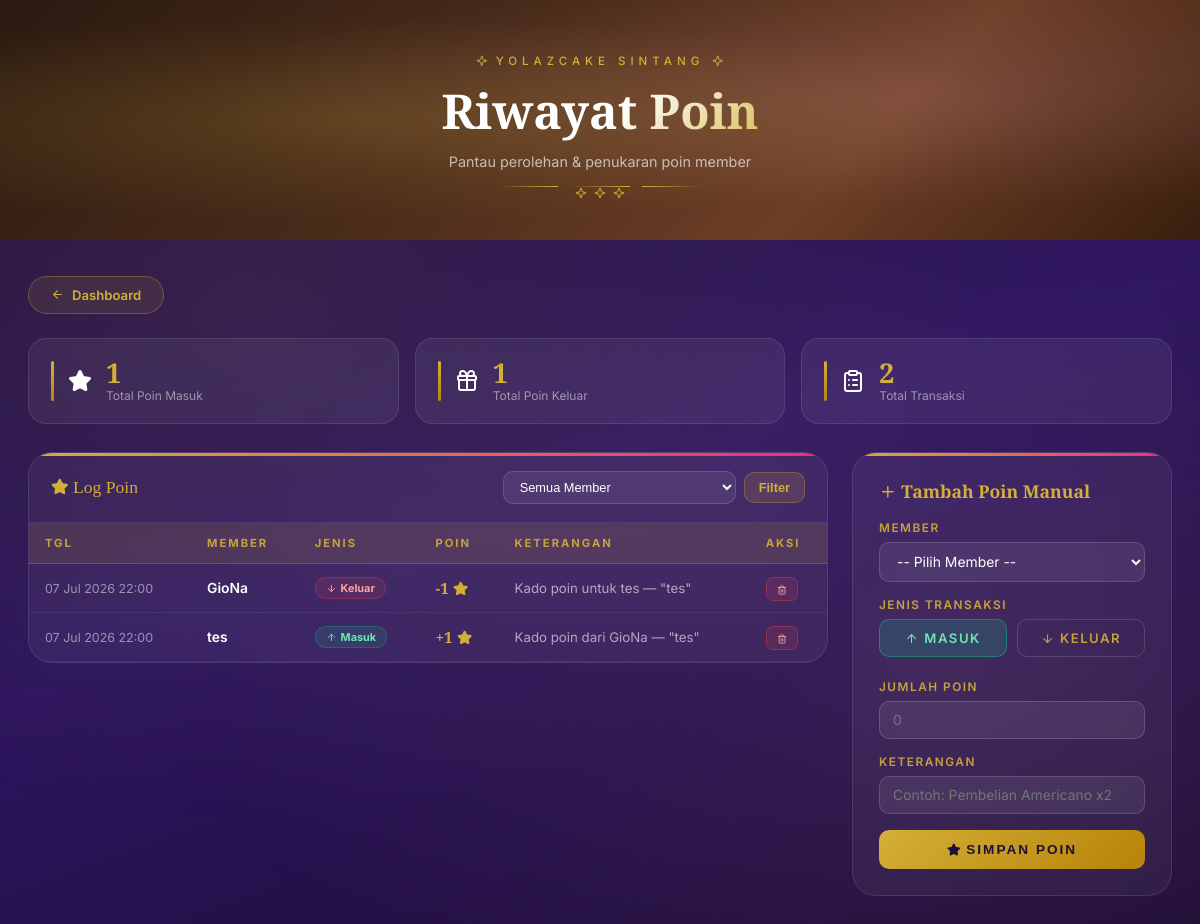
Page /riwayat_poin/riwayat_poin.php (signed in) on the committed database.
### tables this page shows
CREATE TABLE `riwayat_poin` (
  `id_riwayat` int(11) NOT NULL,
  `id_member` int(11) NOT NULL,
  `jenis` enum('Masuk','Keluar') NOT NULL,
  `poin` int(11) NOT NULL,
  `keterangan` varchar(255) DEFAULT NULL,
  `created_at` timestamp NOT NULL DEFAULT current_timestamp()
);

CREATE TABLE `member` (
  `id_member` int(11) NOT NULL,
  `id_user` int(11) DEFAULT NULL,
  `nama` varchar(100) NOT NULL,
  `email` varchar(100) DEFAULT NULL,
  `no_hp` varchar(20) DEFAULT NULL,
  `alamat` text DEFAULT NULL,
  `poin` int(11) DEFAULT 0,
  `streak_saat_ini` int(11) NOT NULL DEFAULT 0,
  `streak_terbaik` int(11) NOT NULL DEFAULT 0,
  `checkin_terakhir` date DEFAULT NULL,
  `created_at` timestamp NOT NULL DEFAULT current_timestamp()
);

### riwayat_poin/riwayat_poin.php (the view, shortened to what this page needs)
<?php
include '../config/koneksi.php';
$filter_member = (int)($_GET['member'] ?? 0);
if($filter_member){
    $stmt = $conn->prepare("SELECT rp.*,m.nama FROM riwayat_poin rp LEFT JOIN member m ON m.id_member=rp.id_member WHERE rp.id_member=? ORDER BY rp.created_at DESC");
    $stmt->bind_param("i", $filter_member);
    $stmt->execute();
    $query = $stmt->get_result();
} else {
    $query = $conn->query("SELECT rp.*,m.nama FROM riwayat_poin rp LEFT JOIN member m ON m.id_member=rp.id_member ORDER BY rp.created_at DESC");
}
$stats = mysqli_fetch_assoc(mysqli_query($conn,"SELECT SUM(CASE WHEN jenis='Masuk' THEN poin ELSE 0 END) as total_masuk, SUM(CASE WHEN jenis='Keluar' THEN poin ELSE 0 END) as total_keluar, COUNT(*) as total FROM riwayat_poin"));
?>
<!DOCTYPE html>
<html lang="id">
<head>
  <link rel="stylesheet" href="../assets/css/lucide-icons.css">
</head>
<body>
<div class="page-hero" id="pageHero">
  <div class="hero-inner">
    <p class="hero-eyebrow"><i data-lucide="sparkle" class="lucide-ic"></i> YOLAZCAKE Sintang <i data-lucide="sparkle" class="lucide-ic"></i></p>
    <h1>Riwayat Poin</h1>
    <p class="hero-sub">Pantau perolehan & penukaran poin member</p>
    <div class="hero-divider"><span></span><span class="diamond"><i data-lucide="sparkle" class="lucide-ic"></i> <i data-lucide="sparkle" class="lucide-ic"></i> <i data-lucide="sparkle" class="lucide-ic"></i></span><span></span></div>
  </div>
</div>
<div class="page-wrapper">
  <a href="../dashboard.php" class="btn-back"><i data-lucide="arrow-left" class="lucide-ic"></i> Dashboard</a>
  <div class="stats-row">
    <div class="stat-card"><span class="stat-icon"><i data-lucide="star" class="lucide-ic lucide-fill"></i></span>
      <div><div class="stat-val"><?= number_format($stats['total_masuk']??0) ?></div><div class="stat-lbl">Total Poin Masuk</div></div></div>
    <div class="stat-card"><span class="stat-icon"><i data-lucide="gift" class="lucide-ic"></i></span>
      <div><div class="stat-val"><?= number_format($stats['total_keluar']??0) ?></div><div class="stat-lbl">Total Poin Keluar</div></div></div>
    <div class="stat-card"><span class="stat-icon"><i data-lucide="clipboard-list" class="lucide-ic"></i></span>
      <div><div class="stat-val"><?= number_format($stats['total']??0) ?></div><div class="stat-lbl">Total Transaksi</div></div></div>
  </div>
  <div class="main-grid">
    <div class="table-card">
      <div class="card-header">
        <span class="card-title"><i data-lucide="star" class="lucide-ic lucide-fill"></i> Log Poin</span>
        <form method="GET" class="filter-row">
          <select name="member" class="filter-sel">
            <option value="">Semua Member</option>
          </select>
          <button type="submit" class="btn-filter">Filter</button>
        </form>
      </div>
      <div style="overflow-x:auto;">
      <table>
        <thead><tr><th>Tgl</th><th>Member</th><th>Jenis</th><th>Poin</th><th>Keterangan</th><th>Aksi</th></tr></thead>
        <tbody>
        <?php $rows=mysqli_num_rows($query); if($rows>0): while($d=mysqli_fetch_assoc($query)): ?>
        <tr>
          <td style="font-size:.78em;color:rgba(255,255,255,.5);white-space:nowrap;"><?= date('d M Y H:i',strtotime($d['created_at'])) ?></td>
          <td class="td-nama"><?= htmlspecialchars($d['nama']??'—') ?></td>
          <td><?php if($d['jenis']==='Masuk'): ?><span class="badge-masuk"><i data-lucide="arrow-up" class="lucide-ic"></i> Masuk</span>
              <?php else: ?><span class="badge-keluar"><i data-lucide="arrow-down" class="lucide-ic"></i> Keluar</span><?php endif; ?></td>
          <td><span class="poin-val"><?= $d['jenis']==='Masuk'?'+':'-' ?><?= number_format($d['poin']) ?> <i data-lucide="star" class="lucide-ic lucide-fill"></i></span></td>
          <td style="color:rgba(255,255,255,.6);font-size:.83em;"><?= htmlspecialchars($d['keterangan']??'—') ?></td>
          <td><a href="?hapus=<?= $d['id_riwayat'] ?>&<?= $filter_member?"member=$filter_member":'' ?>"
               class="btn-hapus-sm" onclick="return confirm('Hapus entri ini? Poin member akan dikembalikan.')"><i data-lucide="trash-2" class="lucide-ic"></i></a></td>
        </tr>
        <?php endwhile; else: ?>
        <tr><td colspan="6"><div class="empty-state">Belum ada riwayat poin</div></td></tr>
        <?php endif; ?>
        </tbody>
      </table>
      </div>
    </div>
    <div class="form-panel">
      <h3><i data-lucide="plus" class="lucide-ic"></i> Tambah Poin Manual</h3>
      <form method="POST">
        <div class="form-group">
          <label>Member</label>
          <select name="id_member" class="inp" required>
            <option value="">-- Pilih Member --</option>
          </select>
        </div>
        <div class="form-group">
          <label>Jenis Transaksi</label>
          <div class="jenis-row">
            <div>
              <label for="jMasuk" class="jenis-label jenis-label-masuk"><i data-lucide="arrow-up" class="lucide-ic"></i> Masuk</label>
            </div>
            <div>
              <label for="jKeluar" class="jenis-label jenis-label-keluar"><i data-lucide="arrow-down" class="lucide-ic"></i> Keluar</label>
            </div>
          </div>
        </div>
        <div class="form-group">
          <label>Jumlah Poin</label>
          <input type="number" name="poin" placeholder="0" min="1" required>
        </div>
        <div class="form-group">
          <label>Keterangan</label>
          <input type="text" name="keterangan" placeholder="Contoh: Pembelian Americano x2">
        </div>
        <button type="submit" name="tambah_poin" class="btn-submit"><i data-lucide="star" class="lucide-ic lucide-fill"></i> Simpan Poin</button>
      </form>
    </div>
  </div>
</div>
</body>
</html>

### rows in the picture
riwayat_poin: created_at "07 Jul 2026 22:00", id_member.nama "GioNa", jenis "Keluar" (drawn), poin "1", keterangan "Kado poin untuk tes — \"tes\""
riwayat_poin: created_at "07 Jul 2026 22:00", id_member.nama "tes", jenis "Masuk" (drawn), poin "1", keterangan "Kado poin dari GioNa — \"tes\""

### other values in the picture
$stats['total_masuk'] "1"
$stats['total_keluar'] "1"
$stats['total'] "2"
